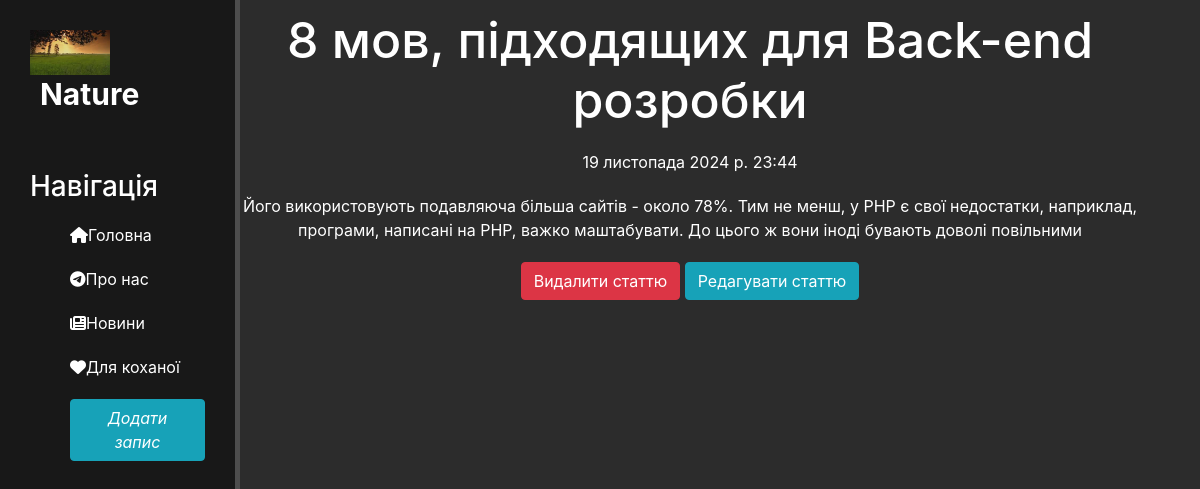
Page /news/4 on the committed database.
### news/models.py (models this page shows, shortened)
class Articles(models.Model):
    title = models.CharField('Заголовок', max_length = 50)
    anons = models.CharField('Анонс', max_length = 250)
    full_text = models.TextField('Стаття')
    date = models.DateTimeField('Дата публікації')
    class Meta:
        verbose_name = 'Новина'
        verbose_name_plural = 'Новини'

### news/views.py (the view)
# urls.py: path('<int:pk>', views.NewsDetailView.as_view(), name = 'news-detail'),
class NewsDetailView(DetailView):
    model = Articles
    template_name = 'news/details_view.html'
    context_object_name = 'article'

### news/templates/news/details_view.html (shortened to what this page needs)
{% extends 'main/layout.html' %}
{% block content %}
    <div class="features">
        <h1>{{ article.title }}</h1>
        <p>{{ article.date }}</p>
        <p>{{ article.full_text }}</p>
        <a href="{% url 'news-delete' article.id %}" class="btn btn-danger">Видалити статтю</a>
        <a href="{% url 'news-update' article.id %}" class="btn btn-info">Редагувати статтю</a>
    </div>
{% endblock %}

### main/static/main/css/main.css (style rules this page uses)
body { background: #2c2c2c; }
main .features { float: left; color: #fff; margin-top: 10px; text-align: center; width: 75%; }
main .features h1 { font-size: 50px; }
main .features p { max_width: 400px; margin: 20px auto; }

### rows in the picture
Articles: title "8 мов, підходящих для Back-end розробки", date "19 листопада 2024 р. 23:44", full_text "Його використовують подавляюча більша сайтів - около 78%. Тим не менш, у PHP є свої недостатки, наприклад, програми, написані на PHP, важко маштабувати. До цього ж вони іноді бувають доволі повільними"
